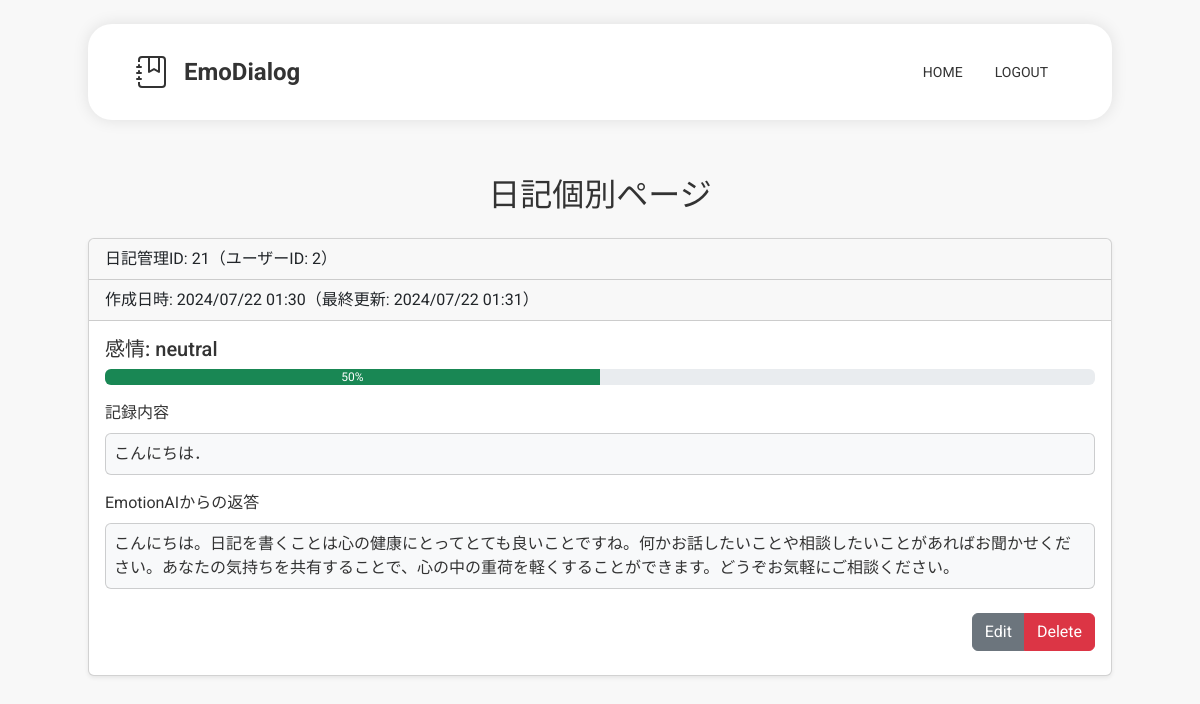
Page /diaries/21 (signed in) on the committed database.
### models.py (models this page shows)
class Diary(db.Model):
    id = db.Column(db.Integer, primary_key=True)
    user_id = db.Column(db.Integer, db.ForeignKey('user.id'), nullable=False)
    create_at = db.Column(
        db.DateTime,
        nullable=False,
        default=lambda: datetime.now(pytz.timezone('Asia/Tokyo'))
    )
    update_at = db.Column(
        db.DateTime,
        nullable=False,
        default=lambda: datetime.now(pytz.timezone('Asia/Tokyo')),
        onupdate=lambda: datetime.now(pytz.timezone('Asia/Tokyo'))
    )
    body = db.Column(db.String(500), nullable=False)
    response = db.Column(db.String(500))
    emotion = db.Column(db.String(100))
    emotion_degree = db.Column(db.Integer)

### app.py (the view)
@app.route("/diaries/<int:diary_id>")
@login_required
@diary_owner_required
def diaryPage(diary_id):
    diary = diaryController.get_diary(diary_id)
    return render_template('diary.html', diary=diary)

### app.py (called while the page is built)
def diary_owner_required(f):
    @wraps(f)
    def decorated_function(*args, **kwargs):
        diary_id = kwargs.get('diary_id', None)
        if not diaryController.is_diary_owner(diary_id, current_user.id):
            abort(403)
        return f(*args, **kwargs)
    return decorated_function

@login_manager.user_loader
def load_user(user_id):
    return userController.user_load_control(user_id)

### controllers.py (called while the page is built)
    def user_load_control(self, user_id:int) -> User:
        return User.query.get(user_id)

    def is_diary_owner(self, diary_id:int, user_id:int) -> bool:
        diary = Diary.query.get(diary_id)
        try:
            if diary.user_id == user_id:
                return True
        except:
            return False
        return False

    def get_diary(self, diary_id:int) -> Diary:
        diary = Diary.query.get(diary_id)
        return diary

### templates/diary.html (shortened to what this page needs)
{% extends "base.html" %}
{% block content %}
<h2 class="text-center p-3">日記個別ページ</h2>
<div class="card mx-auto mb-4 shadow-sm" style="max-width: 64rem;">
    <div class="card-header">日記管理ID: {{ diary.id }}（ユーザーID: {{ diary.user_id }}）</div>
    <div class="card-header">作成日時: {{ diary.create_at.strftime('%Y/%m/%d %H:%M') }}（最終更新: {{ diary.update_at.strftime('%Y/%m/%d %H:%M') }}）</div>
    <div class="card-body">
        <div class="emotion mb-3">
            <h5 class="card-title mb-2">感情: {{ diary.emotion }}</h5>
            <div class="progress mb-2" role="progressbar">
                <div class="progress-bar bg-success" style='width: {{ diary.emotion_degree }}%'>{{ diary.emotion_degree }}%</div>
            </div>
        </div>
        <div class="card-text mb-2 overflow-hidden">
            記録内容
        </div>
        {% if diary.response != "" %}
            <div class="card bg-body-tertiary mb-3">
                <div class="card-text m-2 overflow-hidden">
                    {{ diary.body }}
                </div>
            </div>
            <div class="card-text mb-2 overflow-hidden">
                EmotionAIからの返答
            </div>
            <div class="card bg-body-tertiary mb-3">
                <div class="card-text m-2 overflow-hidden">
                    {{ diary.response }}
                </div>
            </div>
        {% endif %}
        <div class="text-end">
            <div class="btn-group my-2" role="group">
                <a href="/diaries/{{ diary.id }}/edit" class="btn btn-secondary" id="edit_diary">Edit</a>
                <a href="/diaries/{{ diary.id }}/delete" class="btn btn-danger" id="delete_diary">Delete</a>
            </div>
        </div>
    </div>
</div>
{% endblock %}

### static/css/style.css (style rules this page uses)
* { font-family: "Roboto", "Noto Sans JP", sans-serif; color: #333; }
body { margin: 0; padding: 0; background-color: #f8f8f8; }

### rows in the picture
Diary: id "21", user_id "2", create_at "2024/07/22 01:30", update_at "2024/07/22 01:31", emotion "neutral", emotion_degree "50", body "こんにちは．", response "こんにちは。日記を書くことは心の健康にとってとても良いことですね。何かお話したいことや相談したいことがあればお聞かせください。あなたの気持ちを共有することで、心の中の重荷を軽くすることができます。どうぞお気軽にご相談ください。"
